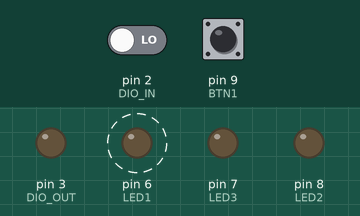
Recording of a sketch running on a simulated Arduino Uno, built with avr-gcc and run on an emulated ATmega328P. Shown: output pins drawn as LEDs (lit = HIGH). Dashed ring = blinking. The inputs (shaded band) are chosen by the test bench; at power-on: pin 2 (DIO_IN) LOW, pin 9 (BTN1) LOW.

Above: at 1.3 s.
1.4 s: pin 2 (DIO_IN) driven HIGH
At 3.5 s:
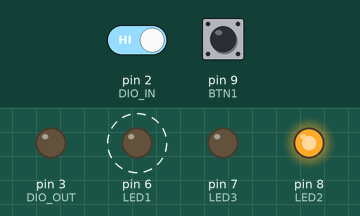
4.4 s: pin 9 (BTN1) pulled HIGH for 0.15 s
At 5.2 s:
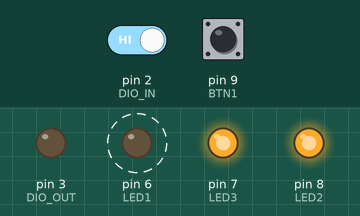
7.5 s: pin 9 (BTN1) pulled HIGH for 3.2 s
At 9.8 s:
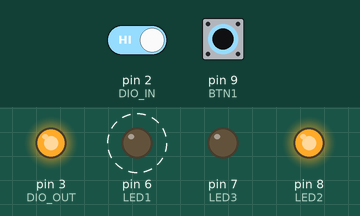
12.2 s: pin 9 (BTN1) pulled HIGH for 1 s
At 15.8 s:
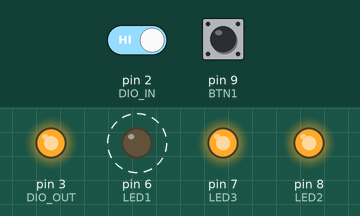
16.2 s: pin 2 (DIO_IN) driven LOW and pin 9 (BTN1) driven HIGH
At 18.8 s:
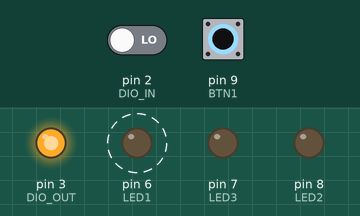
19.2 s: pin 9 (BTN1) driven LOW
At 19.8 s:
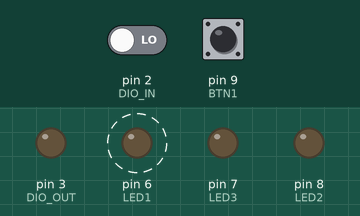
Timing chart, 0 to 22.7 s (numbered marks = the images above; inputs shaded):
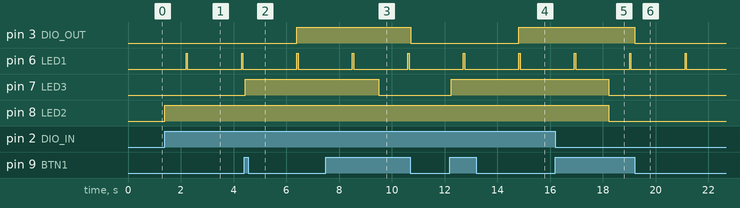

The sketch:

bikeC.ino
```cpp
#define BTN1 9
#define LED1 6

#ifdef BOX
  #define DIO_IN 3
  #define DIO_OUT 2
  #define LED2 7
  #define LED3 8
#else
  #define DIO_IN 2
  #define DIO_OUT 3
  #define LED2 8
  #define LED3 7
#endif

int cycle_cnt = 0;
int btn_on_count = 0;
bool box_in_request = 0;
bool driver_in_request = 0;

void setup() {
  // put your setup code here, to run once:
  pinMode(BTN1,INPUT);
  pinMode(DIO_OUT,OUTPUT);
  digitalWrite(DIO_OUT, LOW);
  pinMode(DIO_IN,INPUT);
  pinMode(LED1,OUTPUT);
  pinMode(LED2,OUTPUT);
  pinMode(LED3,OUTPUT);
  delay(100);
}

void updateIO() {
  btn_on_count = digitalRead(BTN1) ? (btn_on_count+1):0;

  // sticky read of remote setting
  if(digitalRead(DIO_IN))
    box_in_request = true;

  // dont do anything remote while button press
  if(!digitalRead(BTN1)){
    if(driver_in_request){
      if(!cycle_cnt) {
        // blink the remote signal
        digitalWrite(DIO_OUT,!digitalRead(DIO_OUT));
      }
    } else
      digitalWrite(DIO_OUT,LOW);
  }
  digitalWrite(LED3,driver_in_request);
  digitalWrite(LED2,box_in_request);
  digitalWrite(LED1,!cycle_cnt);
}

void loop() {
  delay(50);
  cycle_cnt = cycle_cnt > 40 ? 0 : cycle_cnt+1;
  updateIO();
  if(btn_on_count > 0){
    // short press
    if(btn_on_count < 40){
      driver_in_request = true;
    // long press
    }else{
      driver_in_request = false;
      box_in_request = false;
    }
  }
}
```

Measured:
- after the input at 1.4 s, pin 8 (LED2): LOW → HIGH at once
- after the input at 4.4 s, pin 3 (DIO_OUT): LOW → HIGH after 2.0 s; pin 7 (LED3): LOW → HIGH after 0.05 s
- after the input at 7.5 s, pin 7 (LED3): HIGH → LOW after 2.0 s
- after the input at 12.2 s, pin 3 (DIO_OUT): LOW → HIGH after 2.6 s; pin 7 (LED3): LOW → HIGH after 0.06 s
- after the input at 16.2 s, pin 3 (DIO_OUT): stays HIGH (without the input it goes to LOW after 0.71 s); pin 7 (LED3), pin 8 (LED2): HIGH → LOW after 2.0 s
- after the input at 19.2 s, pin 3 (DIO_OUT): HIGH → LOW at once
- by itself, pin 6 (LED1): alternates HIGH for 0.05 s and LOW for 2.1 s
